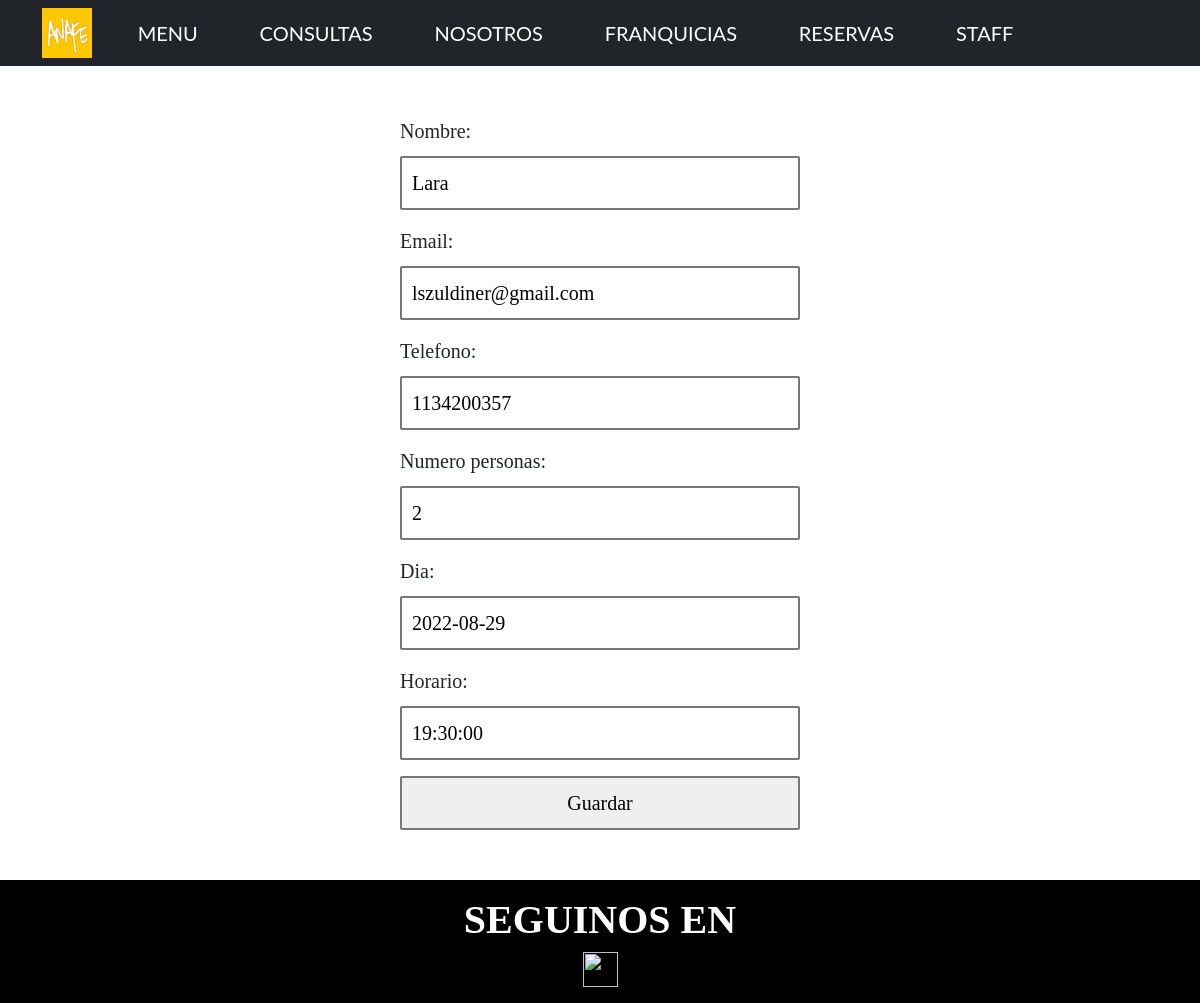
Page /App_Resto/actualizarReservas/3 on the committed database.
### App_Resto/models.py (models this page shows, shortened)
class Reservas(models.Model):
    nombre = models.CharField(max_length=50)
    email = models.EmailField()
    telefono = models.IntegerField()
    numero_personas= models.IntegerField()
    dia = models.DateField()
    horario = models.TimeField()
    class Meta:
        verbose_name = "Reserva"
        verbose_name_plural = "Reservas"

### App_Resto/views.py (the view)
# urls.py: path('actualizarReservas/<int:pk>', ReservaUpdate.as_view(), name="ActualizarReserva"),
class ReservaUpdate(UpdateView):
    model = Reservas
    template_name = 'reservasUpdate.html'
    fields = ('__all__')
    success_url = '/App_Resto/reservasDueno'

### App_Resto/templates/reservasUpdate.html
{% extends 'padre.html' %}
{% load static %}
{% block bloqueQueCambia %}
    <form method="POST">{% csrf_token %}
        {{form.as_p}}
        <input type="submit" value="Guardar">
    </form>
{% endblock bloqueQueCambia %}

### rows in the picture
Reservas: nombre "Lara", email "lszuldiner@gmail.com", telefono "1134200357", numero_personas "2", dia "2022-08-29", horario "19:30:00"
